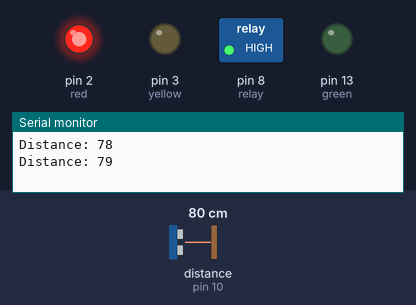
Bench run of a sketch on a simulated Arduino Uno, built with avr-gcc and run on an emulated ATmega328P. Shown: switched loads named in the sketch (green lamp = pin HIGH), output pins drawn as LEDs (lit = HIGH), the last lines printed to the serial monitor. Wiring (inferred from the names in the program): ultrasonic range finder: trigger pin 9; echo pin 10. The test bench sets the inputs (shaded band); at power-on: distance to the obstacle (sensor on pin 10) 80 cm. The echo pulse lasts 58.3 µs per cm; pins used as bus, display or sensor lines are not drawn.

Above: at 1.8 s.
1.9 s: distance to the obstacle (sensor on pin 10) set to 15 cm
3.4 s: distance to the obstacle (sensor on pin 10) set to 12 cm
At 4.3 s:
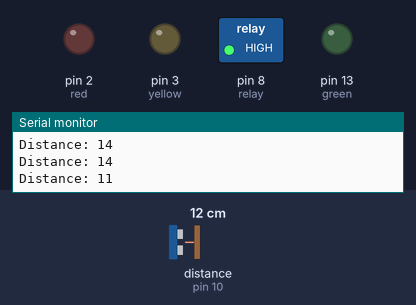
5.5 s: distance to the obstacle (sensor on pin 10) set to 18 cm
At 7.1 s:
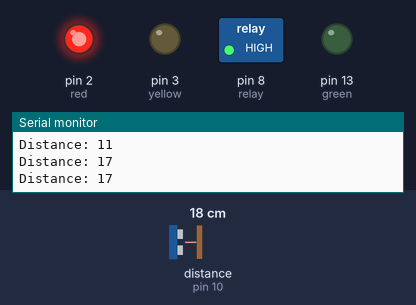
7.5 s: distance to the obstacle (sensor on pin 10) set to 2 cm
At 8.7 s:
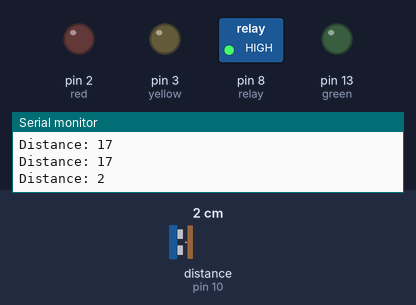
Timing chart, 0 to 10.5 s (numbered marks = the images above; inputs shaded):
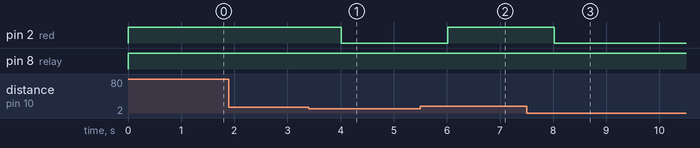

Measured:
- the behaviour switches between 14 and 13 cm on distance to the obstacle (sensor on pin 10) (found by bisection; images 0 and 1)
- after the input at 3.4 s, pin 2 (red): HIGH → LOW after 0.62 s
- after the input at 5.5 s, pin 2 (red): LOW → HIGH after 0.52 s
- after the input at 7.5 s, pin 2 (red): HIGH → LOW after 0.52 s

The sketch:

ultrasonic_sensor_distance.ino
```cpp
const int trigPin = 9;
const int echoPin = 10;
const int red=2;
const int yellow=3;
const int green=13;
int relay=8;
long duration;
int distance;

void setup() {
  // Initialize the serial communication
  Serial.begin(9600);

  // Set the trigPin as an OUTPUT
  pinMode(trigPin, OUTPUT);

  // Set the echoPin as an INPUT
  pinMode(echoPin, INPUT);
  pinMode(relay,OUTPUT);
  pinMode(red,OUTPUT);
  pinMode(yellow,OUTPUT);
  pinMode(green,OUTPUT);
}

void loop() {
  // Clear the trigPin by setting it LOW
  digitalWrite(trigPin, LOW);
  delayMicroseconds(2);

  // Trigger the sensor by setting the trigPin HIGH for 10 microseconds
  digitalWrite(trigPin, HIGH);
  delayMicroseconds(10);
  digitalWrite(trigPin, LOW);

  // Read the echoPin, which returns the time (duration) the pulse has traveled
  duration = pulseIn(echoPin, HIGH);

  // Calculate the distance
  // Speed of sound wave divided by 2 (go and back)
  distance = duration * 0.034 / 2;

  // Print the distance on the Serial Monitor
  Serial.print("Distance: ");
  Serial.println(distance);
 // Serial.print(" cm");

  if(distance>12)
  {
    digitalWrite(yellow,LOW);
    digitalWrite(green,LOW);
    digitalWrite(red,HIGH);
    digitalWrite(relay,HIGH);


  }
  else if((distance>=7)or(distance<=12))
  {
    digitalWrite(yellow,HIGH);
    digitalWrite(red,LOW);
     digitalWrite(green,LOW);
    digitalWrite(relay,HIGH);

  }
  else if(distance<=3)
  {
    digitalWrite(green,HIGH);
    digitalWrite(red,LOW);
    digitalWrite(yellow,LOW);
     digitalWrite(relay,LOW);

  }
  else
     digitalWrite(red,LOW);
     digitalWrite(yellow,LOW);
     digitalWrite(green,LOW);
  // Wait for a short time before the next loop
  delay(1000);
}
```
